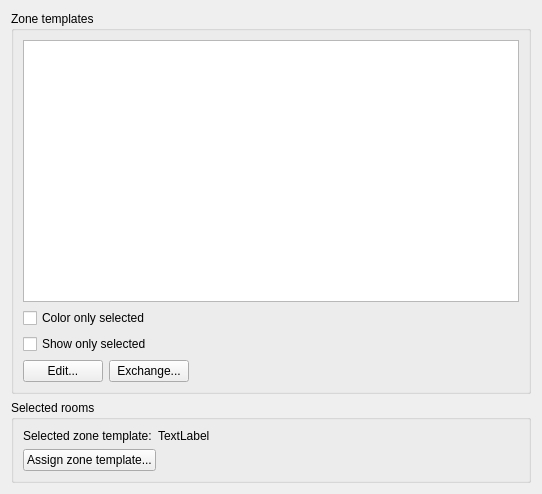
<?xml version="1.0" encoding="UTF-8"?>
<ui version="4.0">
 <class>SVPropBuildingZoneTemplatesWidget</class>
 <widget class="QWidget" name="SVPropBuildingZoneTemplatesWidget">
  <property name="geometry">
   <rect>
    <x>0</x>
    <y>0</y>
    <width>542</width>
    <height>494</height>
   </rect>
  </property>
  <property name="windowTitle">
   <string>Form</string>
  </property>
  <layout class="QVBoxLayout" name="verticalLayout">
   <item>
    <widget class="QGroupBox" name="groupBox_2">
     <property name="title">
      <string>Zone templates</string>
     </property>
     <layout class="QGridLayout" name="gridLayout_7">
      <item row="3" column="2">
       <spacer name="horizontalSpacer_5">
        <property name="orientation">
         <enum>Qt::Horizontal</enum>
        </property>
        <property name="sizeHint" stdset="0">
         <size>
          <width>280</width>
          <height>20</height>
         </size>
        </property>
       </spacer>
      </item>
      <item row="0" column="0" colspan="3">
       <widget class="QTableWidget" name="tableWidgetZoneTemplates"/>
      </item>
      <item row="3" column="0">
       <widget class="QPushButton" name="pushButtonEditZoneTemplates">
        <property name="text">
         <string>Edit...</string>
        </property>
        <property name="iconSize">
         <size>
          <width>24</width>
          <height>24</height>
         </size>
        </property>
       </widget>
      </item>
      <item row="1" column="0" colspan="3">
       <widget class="QCheckBox" name="checkBoxZoneTemplateColorOnlyActive">
        <property name="text">
         <string>Color only selected</string>
        </property>
       </widget>
      </item>
      <item row="3" column="1">
       <widget class="QPushButton" name="pushButtonExchangeZoneTemplates">
        <property name="toolTip">
         <string>Replaces the component association of all objects with the currently selected component.</string>
        </property>
        <property name="text">
         <string>Exchange...</string>
        </property>
       </widget>
      </item>
      <item row="2" column="0" colspan="3">
       <widget class="QCheckBox" name="checkBoxZoneTemplateShowOnlyActive">
        <property name="text">
         <string>Show only selected</string>
        </property>
       </widget>
      </item>
     </layout>
    </widget>
   </item>
   <item>
    <widget class="QGroupBox" name="groupBoxSelectedRooms">
     <property name="title">
      <string>Selected rooms</string>
     </property>
     <layout class="QGridLayout" name="gridLayout_8">
      <item row="0" column="0">
       <widget class="QLabel" name="label_4">
        <property name="text">
         <string>Selected zone template:</string>
        </property>
       </widget>
      </item>
      <item row="1" column="0" colspan="2">
       <layout class="QHBoxLayout" name="horizontalLayout_2">
        <item>
         <widget class="QPushButton" name="pushButtonAssignZoneTemplate">
          <property name="text">
           <string>Assign zone template...</string>
          </property>
          <property name="iconSize">
           <size>
            <width>24</width>
            <height>24</height>
           </size>
          </property>
         </widget>
        </item>
        <item>
         <spacer name="horizontalSpacer_6">
          <property name="orientation">
           <enum>Qt::Horizontal</enum>
          </property>
          <property name="sizeHint" stdset="0">
           <size>
            <width>558</width>
            <height>20</height>
           </size>
          </property>
         </spacer>
        </item>
       </layout>
      </item>
      <item row="0" column="1">
       <widget class="QLabel" name="labelSelectedZoneTemplates">
        <property name="sizePolicy">
         <sizepolicy hsizetype="Expanding" vsizetype="Preferred">
          <horstretch>0</horstretch>
          <verstretch>0</verstretch>
         </sizepolicy>
        </property>
        <property name="text">
         <string>TextLabel</string>
        </property>
       </widget>
      </item>
     </layout>
    </widget>
   </item>
  </layout>
 </widget>
 <resources/>
 <connections/>
</ui>
